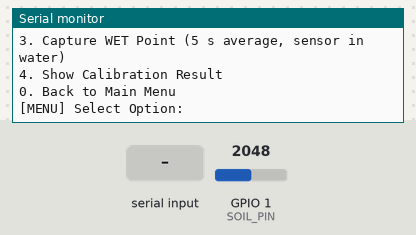
The sketch below on a simulated ESP32. Parts: the last lines printed to the serial monitor. The inputs (shaded band) are chosen by the test bench; at power-on: GPIO 1 (SOIL_PIN) = 2048.

Above: at 1.2 s.
1.3 s: "90,45\n" received over Serial
At 2.1 s:
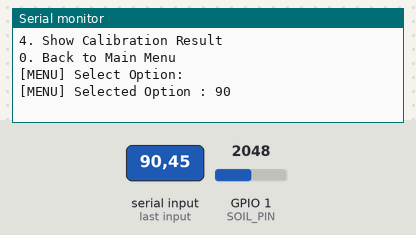
2.8 s: "2\n" received over Serial
At 3.2 s:
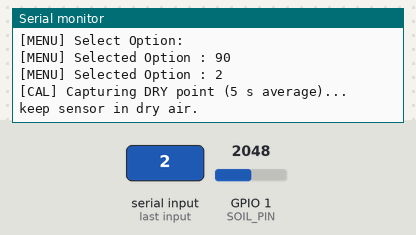

Measured:
- after the input at 1.3 s, the serial monitor: prints a new line at once (image 1)
- after the input at 2.8 s, the serial monitor: prints a new line at once (image 2)

The sketch:

soilmoisture.ino
```cpp
/*
  Soil Moisture Calibration
    [NOTES]
        Standalone sketch - open it separately in Arduino IDE (not compiled with the main sketch).
        Two-point calibration to get adc_dry & adc_wet for SoilSensor() in main.ino.
        Procedure:
          1. Dry the sensor in open air, wait for stable reading  -> option 2 (5 s average)
          2. Submerge the sensor in water, wait for stable reading -> option 3 (5 s average)
          3. Option 4 to show the result and the paste-ready line.
*/

#define SOIL_PIN 1

uint16_t readAveraged() {
  uint32_t sum = 0;
  uint16_t count = 0;
  unsigned long start = millis();
  while (millis() - start < 5000) {
    sum += analogRead(SOIL_PIN);
    count++;
    delay(100);
  }
  return (uint16_t)(sum / count);
}

void setup() {
  Serial.begin(115200);
  pinMode(SOIL_PIN, INPUT);
}

void loop() {
  soilmoisture_loop();
}

void soilmoisture_loop() {
  static bool print_menu = false;
  static int option_menu = 0;
  static bool have_dry = false;
  static bool have_wet = false;
  static uint16_t adc_dry = 0;
  static uint16_t adc_wet = 0;

  if (!print_menu) {
    soilmoisture_menu();
    print_menu = true;
  }

  if (Serial.available() > 0) {
    option_menu = Serial.parseInt();
    while (Serial.available() > 0) { Serial.read(); }

    Serial.printf("\n[MENU] Selected Option : %d\n", option_menu);
    if (option_menu == 0) print_menu = false;

    if (option_menu == 2) {
      Serial.println(F("[CAL] Capturing DRY point (5 s average)... keep sensor in dry air."));
      adc_dry = readAveraged();
      have_dry = true;
      Serial.printf("[CAL] DRY = %u\n", adc_dry);
    }

    if (option_menu == 3) {
      Serial.println(F("[CAL] Capturing WET point (5 s average)... keep sensor submerged."));
      adc_wet = readAveraged();
      have_wet = true;
      Serial.printf("[CAL] WET = %u\n", adc_wet);
    }

    if (option_menu == 4) {
      if (!have_dry || !have_wet) {
        Serial.println(F("[CAL] Capture both DRY (2) and WET (3) points first!"));
      } else if (adc_dry <= adc_wet) {
        Serial.println(F("[CAL] WARNING: adc_dry <= adc_wet (values inverted)."));
        Serial.println(F("[CAL] For capacitive sensors, dry must be HIGHER than wet."));
        Serial.println(F("[CAL] Check wiring/sensor type, then re-capture."));
      } else {
        Serial.println(F("\n[CAL] Two-Point Calibration Result"));
        Serial.printf("  adc_dry = %u (dry air)\n", adc_dry);
        Serial.printf("  adc_wet = %u (water)\n", adc_wet);
        Serial.println(F("  Paste into main.ino (SENSOR_CONFIG 2):"));
        Serial.printf("    SoilSensor soil(SOIL_PIN, %u, %u);\n", adc_dry, adc_wet);
      }
    }
  }

  switch (option_menu) {

    case 1: {
      static unsigned long last_read = 0;
      if (millis() - last_read >= 500) {
        last_read = millis();
        Serial.print(F("[CAL] Raw ADC: "));
        Serial.println(analogRead(SOIL_PIN));
      }
      break;
    }

    default:
      break;
  }
}

void soilmoisture_menu() {
  Serial.println(F("\n[MENU] Soil Moisture Calibration Options:"));
  Serial.println(F("1. Read Real-Time ADC (500 ms)"));
  Serial.println(F("2. Capture DRY Point (5 s average, sensor in dry air)"));
  Serial.println(F("3. Capture WET Point (5 s average, sensor in water)"));
  Serial.println(F("4. Show Calibration Result"));
  Serial.println(F("0. Back to Main Menu"));
  Serial.print(F("[MENU] Select Option: "));
}
```
